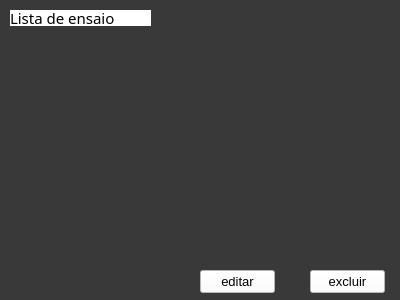
<?xml version="1.0" encoding="UTF-8"?>
<ui version="4.0">
 <class>Form</class>
 <widget class="QWidget" name="Form">
  <property name="geometry">
   <rect>
    <x>0</x>
    <y>0</y>
    <width>400</width>
    <height>300</height>
   </rect>
  </property>
  <property name="windowTitle">
   <string>Form</string>
  </property>
  <property name="styleSheet">
   <string notr="true">background-color: rgb(57, 57, 57);</string>
  </property>
  <widget class="QPushButton" name="pushButton">
   <property name="geometry">
    <rect>
     <x>200</x>
     <y>270</y>
     <width>75</width>
     <height>23</height>
    </rect>
   </property>
   <property name="font">
    <font>
     <pointsize>10</pointsize>
    </font>
   </property>
   <property name="styleSheet">
    <string notr="true">background-color: rgb(255, 255, 255);</string>
   </property>
   <property name="text">
    <string>editar</string>
   </property>
  </widget>
  <widget class="QPushButton" name="pushButton_2">
   <property name="geometry">
    <rect>
     <x>310</x>
     <y>270</y>
     <width>75</width>
     <height>23</height>
    </rect>
   </property>
   <property name="font">
    <font>
     <pointsize>10</pointsize>
    </font>
   </property>
   <property name="styleSheet">
    <string notr="true">background-color: rgb(255, 255, 255);</string>
   </property>
   <property name="text">
    <string>excluir</string>
   </property>
  </widget>
  <widget class="QLabel" name="label">
   <property name="geometry">
    <rect>
     <x>10</x>
     <y>10</y>
     <width>141</width>
     <height>16</height>
    </rect>
   </property>
   <property name="font">
    <font>
     <family>Arial Black</family>
     <pointsize>11</pointsize>
    </font>
   </property>
   <property name="styleSheet">
    <string notr="true">background-color: rgb(255, 255, 255);</string>
   </property>
   <property name="text">
    <string>Lista de ensaio</string>
   </property>
  </widget>
  <widget class="QStackedWidget" name="stackedWidget">
   <property name="geometry">
    <rect>
     <x>9</x>
     <y>50</y>
     <width>381</width>
     <height>211</height>
    </rect>
   </property>
   <widget class="QWidget" name="page"/>
   <widget class="QWidget" name="page_2"/>
  </widget>
 </widget>
 <resources/>
 <connections/>
</ui>
